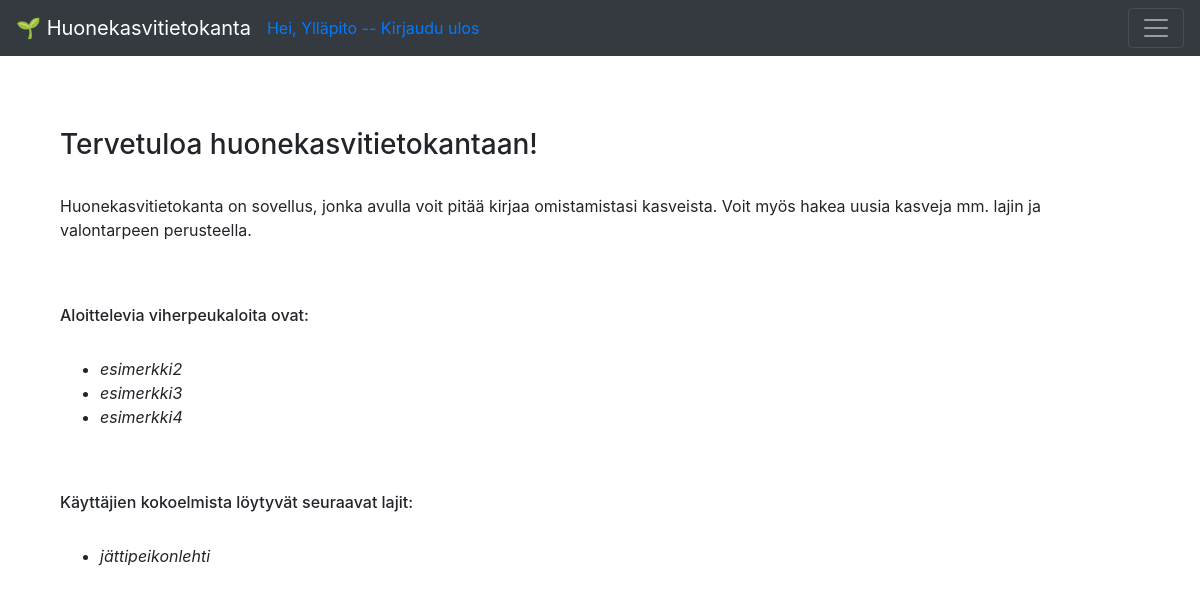
Page / (signed in) on the committed database.
### application/auth/models.py (models this page shows, shortened)
class User(db.Model):
    __tablename__ = "account"
    id = db.Column(db.Integer, primary_key=True)
    date_created = db.Column(db.DateTime, default=db.func.current_timestamp())
    name = db.Column(db.String(144), nullable=False)
    username = db.Column(db.String(144), nullable=False, unique=True)
    password = db.Column(db.String(144), nullable=False)
    plants = db.relationship("Plant", backref='account', lazy=True)
    @staticmethod
    def find_new_users():
        stmt = text("SELECT Account.id, Account.name FROM Account"
                    " LEFT JOIN Plant ON Plant.account_id = Account.id"
                    " GROUP BY Account.id"
                    " HAVING COUNT(Plant.id) = 0")
        res = db.engine.execute(stmt)
        response = []
        for row in res:
            response.append({"id":row[0], "name":row[1]})
        return response

### application/species/models.py (models this page shows, shortened)
class Species(Base):
    __tablename__ = "species"
    genus = db.Column(db.String(144), nullable=False)
    epithet = db.Column(db.String(144), nullable=False)
    water = db.Column(db.String(144), nullable=False)
    light = db.Column(db.String(144), nullable=False)
    plants = db.relationship('Plant', backref='plant_species', lazy=True)
    @staticmethod
    def find_current_species():
        stmt = text("SELECT Species.id, Species.name  FROM Species"
                     " INNER JOIN Plant ON Plant.species_id = Species.id"
                     " GROUP BY Species.id;")
        res = db.engine.execute(stmt)
        response = []
        for row in res:
            response.append({ "id":row[0], "name":row[1]})
        return response

### application/views.py (the view)
@app.route('/')
def index():
    return render_template("index.html", current_species=Species.find_current_species(), new_users=User.find_new_users())

### application/__init__.py (called while the page is built)
@login_manager.user_loader
def load_user(user_id):
    return User.query.get(user_id)

### application/templates/index.html
{% extends "layout.html" %}
{% block body %}
<div class="container">
  <h3>Tervetuloa huonekasvitietokantaan!</h3>
  <br>
  <p>Huonekasvitietokanta on sovellus, jonka avulla voit pitää kirjaa omistamistasi kasveista.
    Voit myös hakea uusia kasveja mm. lajin ja valontarpeen perusteella.</p>
  <br><br>
  <h6>Aloittelevia viherpeukaloita ovat:</h6>
  <br>
  <ul>
    {% for user in new_users %}
    <li>
      <i> {{user.name}} </i>
    </li>
    {% endfor %}
  </ul>
  {% if current_species is defined %}
  <br><br>
  <h6>Käyttäjien kokoelmista löytyvät seuraavat lajit:</h6>
  <br>
  <ul>
    {% for species in current_species %}
    <li>
      <i> {{species.name}} </i>
    </li>
    {% endfor %}
  </ul>
  {% endif %}
</div>
{% endblock %}

### application/templates/layout.html (shortened to what this page needs)
<!DOCTYPE html>
<html>
  <head>
    <link rel="stylesheet"
          href= "https://stackpath.bootstrapcdn.com/bootstrap/4.3.1/css/bootstrap.min.css">
  </head>
  <body>
<nav class="navbar navbar-dark bg-dark">
    <a class="navbar-brand" href="/">&#127793; Huonekasvitietokanta</a>
    {% if current_user.is_authenticated %}
        <a href="{{ url_for('auth_logout') }}">Hei, {{ current_user.name }} -- Kirjaudu ulos</a>
        {% else %}
        </li><a class= "nav-link" href="{{ url_for('auth_login') }}">Kirjaudu sisään</a>
        <a class="nav-link" href="{{ url_for('auth_new') }}">Luo tunnus</a>
        {% endif %}
    <button class="navbar-toggler ml-auto"
                type="button"
                data-toggle="collapse"
                data-target="#navbarSupportedContent1">
            <span class="navbar-toggler-icon my-toggler">
          </span>
        </button>
  </nav>
<main role="main" class="container">
    <br>
    <br>
    <br>
    {% block body %}{% endblock %}
  </body>
</html>

### rows in the picture
User: name "Ylläpito"
User: name "esimerkki2"
User: name "esimerkki3"
User: name "esimerkki4"
Species: name "jättipeikonlehti"
